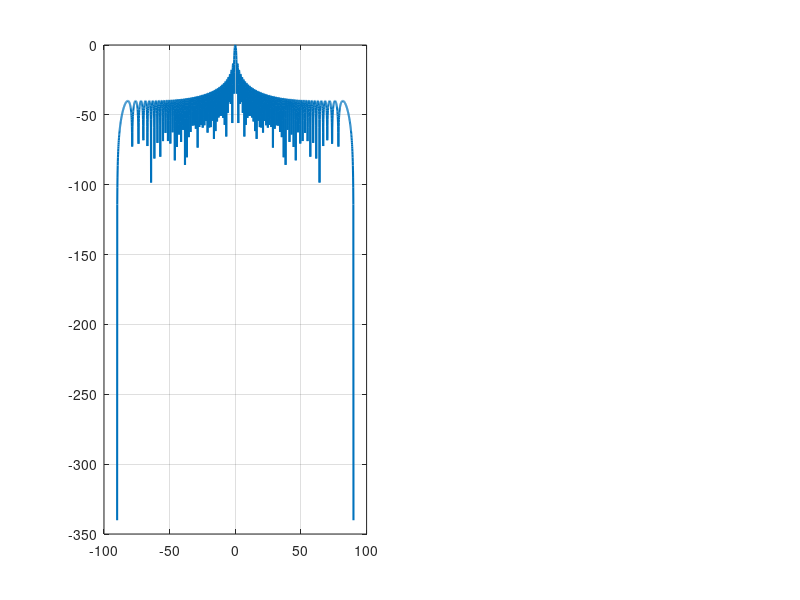

The MATLAB source for this figure: (Note: this script raises an error after producing the figure.)
% Parameters
N = 100;                 % Number of elements in X (Elevation control)
M = 100;                  % Number of elements in Y (Azimuth control)
d = 0.5;                % Spacing in wavelengths
theta = linspace(-90, 90, 2000); % Elevation angle sweep
theta_rad = deg2rad(theta);

% --- 1. Elevation Plane Calculation (phi = 0) ---
phi_el = deg2rad(0);
psi_x_el = 2 * pi * d * sin(theta_rad) * cos(phi_el);
psi_y_el = 2 * pi * d * sin(theta_rad) * sin(phi_el);

AF_x_el = abs(sin(N * psi_x_el / 2) ./ (N * sin(psi_x_el / 2)));
AF_y_el = abs(sin(M * psi_y_el / 2) ./ (M * sin(psi_y_el / 2)));
AF_x_el(isnan(AF_x_el)) = 1; AF_y_el(isnan(AF_y_el)) = 1;

AF_dB_el = 20 * log10(AF_x_el .* AF_y_el);
hp_idx_el = find(AF_dB_el >= -3);
hpbw_el = theta(max(hp_idx_el)) - theta(min(hp_idx_el));

% --- 2. Azimuth Plane Calculation (phi = 90) ---
phi_az = deg2rad(90);
psi_x_az = 2 * pi * d * sin(theta_rad) * cos(phi_az);
psi_y_az = 2 * pi * d * sin(theta_rad) * sin(phi_az);

AF_x_az = abs(sin(N * psi_x_az / 2) ./ (N * sin(psi_x_az / 2)));
AF_y_az = abs(sin(M * psi_y_az / 2) ./ (M * sin(psi_y_az / 2)));
AF_x_az(isnan(AF_x_az)) = 1; AF_y_az(isnan(AF_y_az)) = 1;

AF_dB_az = 20 * log10(AF_x_az .* AF_y_az);
hp_idx_az = find(AF_dB_az >= -3);
hpbw_az = theta(max(hp_idx_az)) - theta(min(hp_idx_az));

% --- Plotting ---
figure('Color', 'w', 'Position', [100, 100, 900, 450]);

% Subplot 1: Elevation Plane
subplot(1, 2, 1);
plot(theta, AF_dB_el, 'LineWidth', 1.5); hold on; grid on;
yline(-3, '--r', 'LineWidth', 1.5); % Red dashed line
plot([theta(min(hp_idx_el)) theta(max(hp_idx_el))], [-3 -3], 'ro');
title(['Elevation Plane (\phi = 0^\circ)']);
xlabel('Angle \theta (deg)'); ylabel('Magnitude (dB)');
ylim([-40 0]); xlim([-90 90]);
legend('Pattern', '-3dB Limit', 'Location', 'south');
text(0, -5, sprintf('HPBW: %.2f^o', hpbw_el), 'HorizontalAlignment', 'center', 'FontWeight', 'bold');

% Subplot 2: Azimuth Plane
subplot(1, 2, 2);
plot(theta, AF_dB_az, 'LineWidth', 1.5, 'Color', [0 0.5 0]); hold on; grid on;
yline(-3, '--r', 'LineWidth', 1.5); % Red dashed line
plot([theta(min(hp_idx_az)) theta(max(hp_idx_az))], [-3 -3], 'ro');
title(['Azimuth Plane (\phi = 90^\circ)']);
xlabel('Angle \theta (deg)'); ylabel('Magnitude (dB)');
ylim([-40 0]); xlim([-90 90]);
legend('Pattern', '-3dB Limit', 'Location', 'south');
text(0, -5, sprintf('HPBW: %.2f^o', hpbw_az), 'HorizontalAlignment', 'center', 'FontWeight', 'bold');

sgtitle([num2str(N), 'x', num2str(M), ' Phased Array Beamwidth Analysis']);
